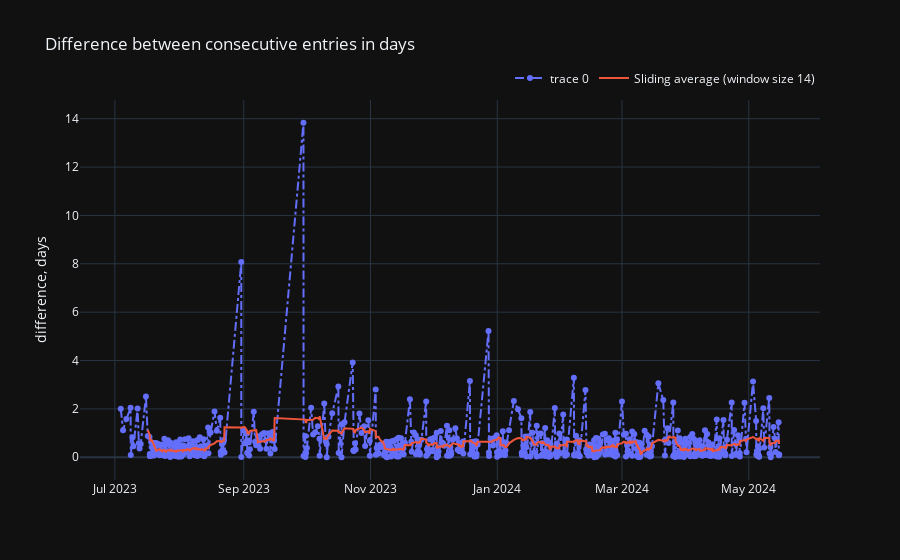

The cell this chart's notebook holds for it:
### Markdown cell above
## Entries times differences

### Code cell
df.sub(include='home').entries_differences()

### Figure 1 — Plotly figure (JSON) as saved in the notebook; plotly's stock layout.template omitted (floating-point values rounded to 4 significant figures; data arrays with more than 128 entries replaced by an {"elided": "..."} marker saying what was removed)
{"data": [{"line": {"dash": "dashdot"}, "mode": "lines+markers", "type": "scatter", "x": {"elided": "590 str values"}, "y": {"elided": "590 float values"}}, {"line": {"width": 2}, "marker": {"size": 0}, "mode": "lines", "name": "Sliding average (window size 14)", "type": "scatter", "x": {"elided": "578 str values"}, "y": {"elided": "577 float values"}}], "layout": {"legend": {"orientation": "h", "x": 1, "xanchor": "right", "y": 1.02, "yanchor": "bottom"}, "title": {"text": "Difference between consecutive entries in days"}, "yaxis": {"title": {"text": "difference, days"}}}}
